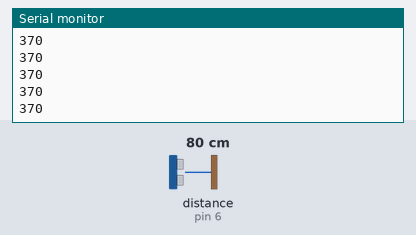
Bench run of a sketch on a simulated Arduino Uno, built with avr-gcc and run on an emulated ATmega328P. Parts: the last lines printed to the serial monitor. Wiring (inferred from the names in the program): ultrasonic range finder: trigger pin 5; echo pin 6. The test bench sets the inputs (shaded band); at power-on: distance to the obstacle (sensor on pin 6) 80 cm. The echo pulse lasts 58.3 µs per cm.

Above: at 2.7 s.
2.8 s: distance to the obstacle (sensor on pin 6) set to 2 cm
At 3.3 s:
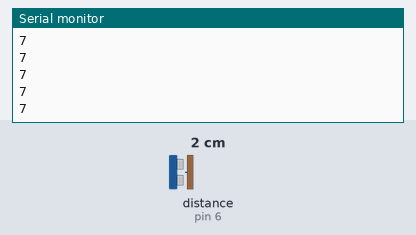
4.3 s: distance to the obstacle (sensor on pin 6) set to 4 cm
At 4.8 s:
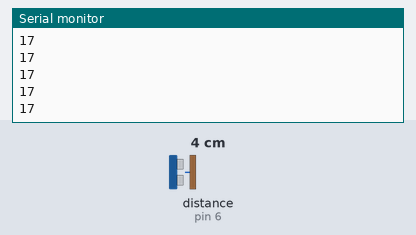
Timing chart, 0 to 7.3 s (numbered marks = the images above; inputs shaded):
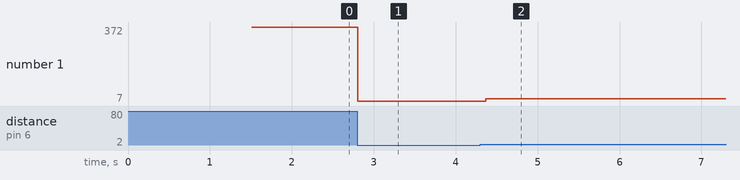

Measured:
- after the input at 2.8 s, the serial monitor: prints a new line at once (image 1)
- after the input at 4.3 s, the serial monitor: prints a new line after 0.07 s (image 2)
- plotted number 1: 370 → 7 after the input at 2.8 s, 7 → 17 after the input at 4.3 s

The sketch:

garage.ino
```cpp
/*
  Ultrasonic Sensor HC-SR04

  Garage Wall defender.
*/
//#include "LowPower.h"

// define pin numbers
const int RED_LIGHT    = 11;
const int YELLOW_LIGHT = 10;
const int GREEN_LIGHT  = 9;
const int trigPin = 5; // was 9
const int echoPin = 6; // was 10

long duration;
int distance;
int startDistance = -1;


int getDistance() {
      // Clears the trigPin
    digitalWrite(trigPin, LOW);
    delayMicroseconds(2);

    // Sets the trigPin on HIGH state for 10 micro seconds
    digitalWrite(trigPin, HIGH);
    delayMicroseconds(10);
    digitalWrite(trigPin, LOW);

    // Reads the echoPin, returns the sound wave travel time in microseconds
    duration = pulseIn(echoPin, HIGH);
    // Calculating the distance
    return duration * 12 * 0.0133/2;
}


void setup() {
  pinMode(trigPin, OUTPUT); // Sets the trigPin as an Output
  pinMode(echoPin, INPUT); // Sets the echoPin as an Input
  Serial.begin(9600); // Starts the serial communication

  // Clear LEDs
  digitalWrite(RED_LIGHT, LOW);
  digitalWrite(YELLOW_LIGHT, LOW);
  digitalWrite(GREEN_LIGHT, LOW);
  // Test Each LED
  digitalWrite(RED_LIGHT, HIGH);
  delay(500);
  digitalWrite(RED_LIGHT, LOW);
  digitalWrite(YELLOW_LIGHT, HIGH);
  delay(500);
  digitalWrite(YELLOW_LIGHT, LOW);
  digitalWrite(GREEN_LIGHT, HIGH);
  delay(500);
  digitalWrite(GREEN_LIGHT, LOW);
  startDistance = getDistance() + 5;
}

//    # wait for car, not wasting energy - can measure to garage door, if < garage door start sampling
//    # car is present, up sampling
//    # car is parked, go back to sleep.

void loop() {
    distance = getDistance();
    // Serial.print("Distance: ");
    // Serial.println(distance);

    digitalWrite(RED_LIGHT, LOW);
    digitalWrite(YELLOW_LIGHT, LOW);
    digitalWrite(GREEN_LIGHT, LOW);

    Serial.print(distance);
    Serial.print("\n");
    if(distance <= startDistance)
    {
      digitalWrite(RED_LIGHT, HIGH);
    } else if(distance < startDistance + 200)
    {
      digitalWrite(YELLOW_LIGHT, HIGH);
    } else
    {
      digitalWrite(GREEN_LIGHT, HIGH);
    }

//    LowPower.powerDown(SLEEP_2S, ADC_OFF, BOD_OFF);
}
```
